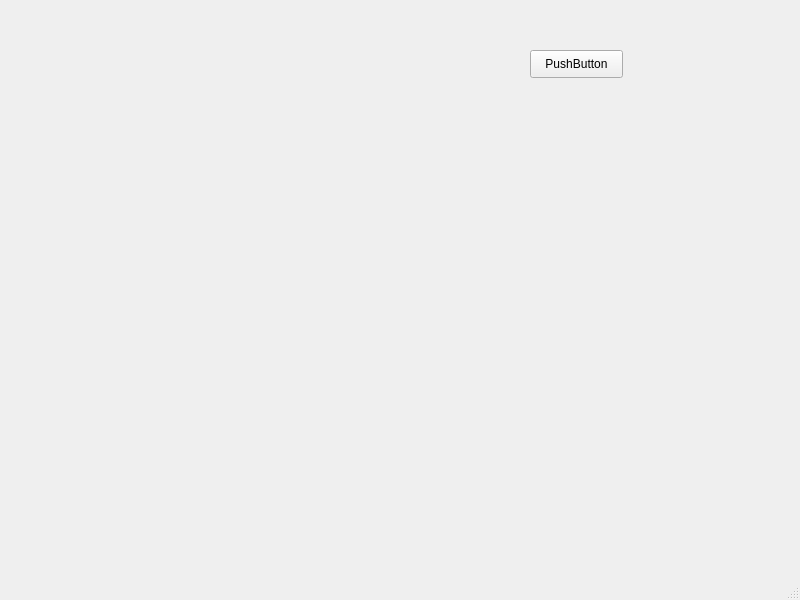
<?xml version="1.0" encoding="UTF-8"?>
<ui version="4.0">
 <class>MainWindow</class>
 <widget class="QMainWindow" name="MainWindow">
  <property name="geometry">
   <rect>
    <x>0</x>
    <y>0</y>
    <width>800</width>
    <height>600</height>
   </rect>
  </property>
  <property name="windowTitle">
   <string>MainWindow</string>
  </property>
  <widget class="QWidget" name="centralwidget">
   <widget class="QPushButton" name="pushButton">
    <property name="geometry">
     <rect>
      <x>530</x>
      <y>50</y>
      <width>93</width>
      <height>28</height>
     </rect>
    </property>
    <property name="text">
     <string>PushButton</string>
    </property>
   </widget>
  </widget>
  <widget class="QMenuBar" name="menubar">
   <property name="geometry">
    <rect>
     <x>0</x>
     <y>0</y>
     <width>800</width>
     <height>26</height>
    </rect>
   </property>
  </widget>
  <widget class="QStatusBar" name="statusbar"/>
 </widget>
 <resources/>
 <connections/>
</ui>
